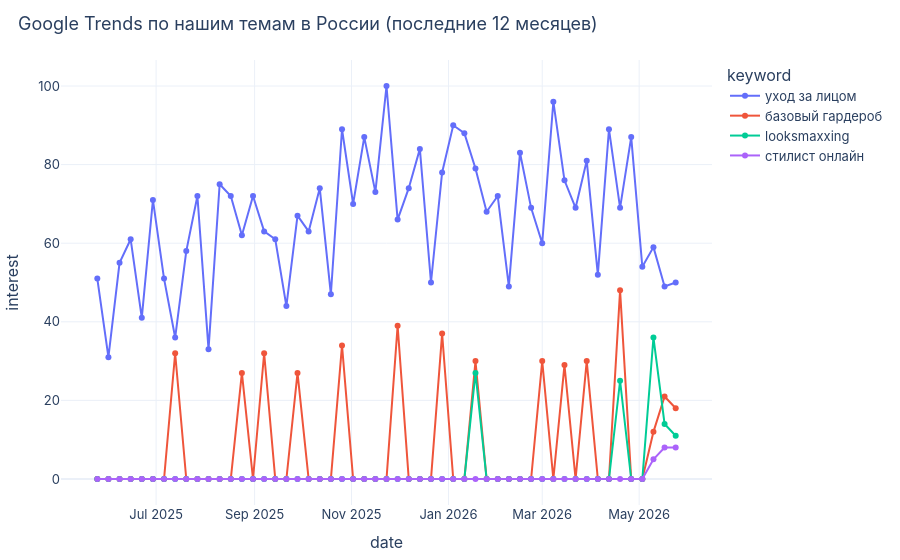
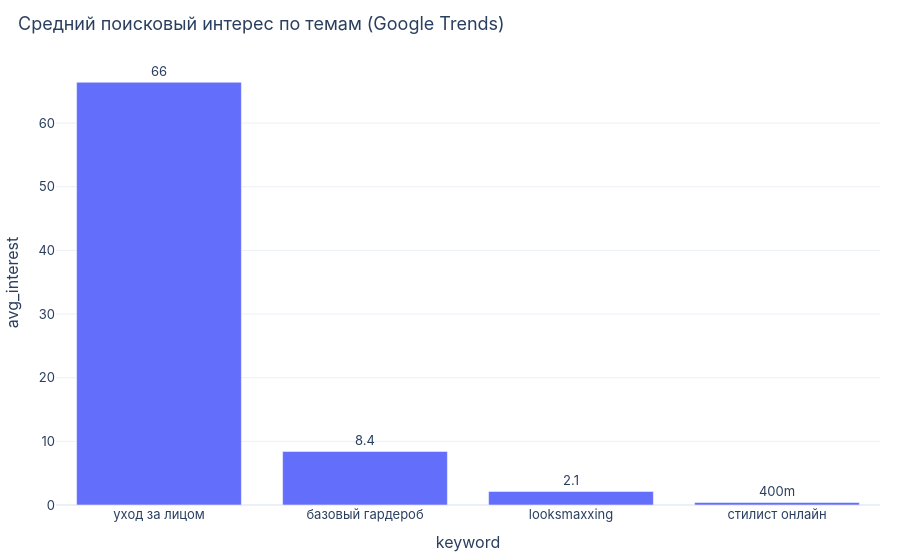

Notebook code for these charts, in order:
### Code cell
marketing_result = MarketingResearch().run()
if "trends_summary" in marketing_result.tables:
    display(marketing_result.tables["trends_summary"].round(1))
if "market_facts" in marketing_result.tables:
    display(marketing_result.tables["market_facts"])
if "kpi" in marketing_result.tables:
    display(marketing_result.tables["kpi"])

for figure in marketing_result.figures.values():
    figure.show()

print("Выводы по разделу:")
for item in marketing_result.findings:
    print(" -", item)

### Figure 1 — Plotly figure (JSON) as saved in the notebook; plotly's stock layout.template omitted (floating-point values rounded to 4 significant figures)
{"data": [{"hovertemplate": "keyword=уход за лицом<br>date=%{x}<br>interest=%{y}<extra></extra>", "legendgroup": "уход за лицом", "line": {"color": "#636efa", "dash": "solid"}, "marker": {"symbol": "circle"}, "mode": "lines+markers", "name": "уход за лицом", "orientation": "v", "showlegend": true, "type": "scatter", "x": ["2025-05-25T00:00:00", "2025-06-01T00:00:00", "2025-06-08T00:00:00", "2025-06-15T00:00:00", "2025-06-22T00:00:00", "2025-06-29T00:00:00", "2025-07-06T00:00:00", "2025-07-13T00:00:00", "2025-07-20T00:00:00", "2025-07-27T00:00:00", "2025-08-03T00:00:00", "2025-08-10T00:00:00", "2025-08-17T00:00:00", "2025-08-24T00:00:00", "2025-08-31T00:00:00", "2025-09-07T00:00:00", "2025-09-14T00:00:00", "2025-09-21T00:00:00", "2025-09-28T00:00:00", "2025-10-05T00:00:00", "2025-10-12T00:00:00", "2025-10-19T00:00:00", "2025-10-26T00:00:00", "2025-11-02T00:00:00", "2025-11-09T00:00:00", "2025-11-16T00:00:00", "2025-11-23T00:00:00", "2025-11-30T00:00:00", "2025-12-07T00:00:00", "2025-12-14T00:00:00", "2025-12-21T00:00:00", "2025-12-28T00:00:00", "2026-01-04T00:00:00", "2026-01-11T00:00:00", "2026-01-18T00:00:00", "2026-01-25T00:00:00", "2026-02-01T00:00:00", "2026-02-08T00:00:00", "2026-02-15T00:00:00", "2026-02-22T00:00:00", "2026-03-01T00:00:00", "2026-03-08T00:00:00", "2026-03-15T00:00:00", "2026-03-22T00:00:00", "2026-03-29T00:00:00", "2026-04-05T00:00:00", "2026-04-12T00:00:00", "2026-04-19T00:00:00", "2026-04-26T00:00:00", "2026-05-03T00:00:00", "2026-05-10T00:00:00", "2026-05-17T00:00:00", "2026-05-24T00:00:00"], "xaxis": "x", "y": [51, 31, 55, 61, 41, 71, 51, 36, 58, 72, 33, 75, 72, 62, 72, 63, 61, 44, 67, 63, 74, 47, 89, 70, 87, 73, 100, 66, 74, 84, 50, 78, 90, 88, 79, 68, 72, 49, 83, 69, 60, 96, 76, 69, 81, 52, 89, 69, 87, 54, 59, 49, 50], "yaxis": "y"}, {"hovertemplate": "keyword=базовый гардероб<br>date=%{x}<br>interest=%{y}<extra></extra>", "legendgroup": "базовый гардероб", "line": {"color": "#EF553B", "dash": "solid"}, "marker": {"symbol": "circle"}, "mode": "lines+markers", "name": "базовый гардероб", "orientation": "v", "showlegend": true, "type": "scatter", "x": ["2025-05-25T00:00:00", "2025-06-01T00:00:00", "2025-06-08T00:00:00", "2025-06-15T00:00:00", "2025-06-22T00:00:00", "2025-06-29T00:00:00", "2025-07-06T00:00:00", "2025-07-13T00:00:00", "2025-07-20T00:00:00", "2025-07-27T00:00:00", "2025-08-03T00:00:00", "2025-08-10T00:00:00", "2025-08-17T00:00:00", "2025-08-24T00:00:00", "2025-08-31T00:00:00", "2025-09-07T00:00:00", "2025-09-14T00:00:00", "2025-09-21T00:00:00", "2025-09-28T00:00:00", "2025-10-05T00:00:00", "2025-10-12T00:00:00", "2025-10-19T00:00:00", "2025-10-26T00:00:00", "2025-11-02T00:00:00", "2025-11-09T00:00:00", "2025-11-16T00:00:00", "2025-11-23T00:00:00", "2025-11-30T00:00:00", "2025-12-07T00:00:00", "2025-12-14T00:00:00", "2025-12-21T00:00:00", "2025-12-28T00:00:00", "2026-01-04T00:00:00", "2026-01-11T00:00:00", "2026-01-18T00:00:00", "2026-01-25T00:00:00", "2026-02-01T00:00:00", "2026-02-08T00:00:00", "2026-02-15T00:00:00", "2026-02-22T00:00:00", "2026-03-01T00:00:00", "2026-03-08T00:00:00", "2026-03-15T00:00:00", "2026-03-22T00:00:00", "2026-03-29T00:00:00", "2026-04-05T00:00:00", "2026-04-12T00:00:00", "2026-04-19T00:00:00", "2026-04-26T00:00:00", "2026-05-03T00:00:00", "2026-05-10T00:00:00", "2026-05-17T00:00:00", "2026-05-24T00:00:00"], "xaxis": "x", "y": [0, 0, 0, 0, 0, 0, 0, 32, 0, 0, 0, 0, 0, 27, 0, 32, 0, 0, 27, 0, 0, 0, 34, 0, 0, 0, 0, 39, 0, 0, 0, 37, 0, 0, 30, 0, 0, 0, 0, 0, 30, 0, 29, 0, 30, 0, 0, 48, 0, 0, 12, 21, 18], "yaxis": "y"}, {"hovertemplate": "keyword=looksmaxxing<br>date=%{x}<br>interest=%{y}<extra></extra>", "legendgroup": "looksmaxxing", "line": {"color": "#00cc96", "dash": "solid"}, "marker": {"symbol": "circle"}, "mode": "lines+markers", "name": "looksmaxxing", "orientation": "v", "showlegend": true, "type": "scatter", "x": ["2025-05-25T00:00:00", "2025-06-01T00:00:00", "2025-06-08T00:00:00", "2025-06-15T00:00:00", "2025-06-22T00:00:00", "2025-06-29T00:00:00", "2025-07-06T00:00:00", "2025-07-13T00:00:00", "2025-07-20T00:00:00", "2025-07-27T00:00:00", "2025-08-03T00:00:00", "2025-08-10T00:00:00", "2025-08-17T00:00:00", "2025-08-24T00:00:00", "2025-08-31T00:00:00", "2025-09-07T00:00:00", "2025-09-14T00:00:00", "2025-09-21T00:00:00", "2025-09-28T00:00:00", "2025-10-05T00:00:00", "2025-10-12T00:00:00", "2025-10-19T00:00:00", "2025-10-26T00:00:00", "2025-11-02T00:00:00", "2025-11-09T00:00:00", "2025-11-16T00:00:00", "2025-11-23T00:00:00", "2025-11-30T00:00:00", "2025-12-07T00:00:00", "2025-12-14T00:00:00", "2025-12-21T00:00:00", "2025-12-28T00:00:00", "2026-01-04T00:00:00", "2026-01-11T00:00:00", "2026-01-18T00:00:00", "2026-01-25T00:00:00", "2026-02-01T00:00:00", "2026-02-08T00:00:00", "2026-02-15T00:00:00", "2026-02-22T00:00:00", "2026-03-01T00:00:00", "2026-03-08T00:00:00", "2026-03-15T00:00:00", "2026-03-22T00:00:00", "2026-03-29T00:00:00", "2026-04-05T00:00:00", "2026-04-12T00:00:00", "2026-04-19T00:00:00", "2026-04-26T00:00:00", "2026-05-03T00:00:00", "2026-05-10T00:00:00", "2026-05-17T00:00:00", "2026-05-24T00:00:00"], "xaxis": "x", "y": [0, 0, 0, 0, 0, 0, 0, 0, 0, 0, 0, 0, 0, 0, 0, 0, 0, 0, 0, 0, 0, 0, 0, 0, 0, 0, 0, 0, 0, 0, 0, 0, 0, 0, 27, 0, 0, 0, 0, 0, 0, 0, 0, 0, 0, 0, 0, 25, 0, 0, 36, 14, 11], "yaxis": "y"}, {"hovertemplate": "keyword=стилист онлайн<br>date=%{x}<br>interest=%{y}<extra></extra>", "legendgroup": "стилист онлайн", "line": {"color": "#ab63fa", "dash": "solid"}, "marker": {"symbol": "circle"}, "mode": "lines+markers", "name": "стилист онлайн", "orientation": "v", "showlegend": true, "type": "scatter", "x": ["2025-05-25T00:00:00", "2025-06-01T00:00:00", "2025-06-08T00:00:00", "2025-06-15T00:00:00", "2025-06-22T00:00:00", "2025-06-29T00:00:00", "2025-07-06T00:00:00", "2025-07-13T00:00:00", "2025-07-20T00:00:00", "2025-07-27T00:00:00", "2025-08-03T00:00:00", "2025-08-10T00:00:00", "2025-08-17T00:00:00", "2025-08-24T00:00:00", "2025-08-31T00:00:00", "2025-09-07T00:00:00", "2025-09-14T00:00:00", "2025-09-21T00:00:00", "2025-09-28T00:00:00", "2025-10-05T00:00:00", "2025-10-12T00:00:00", "2025-10-19T00:00:00", "2025-10-26T00:00:00", "2025-11-02T00:00:00", "2025-11-09T00:00:00", "2025-11-16T00:00:00", "2025-11-23T00:00:00", "2025-11-30T00:00:00", "2025-12-07T00:00:00", "2025-12-14T00:00:00", "2025-12-21T00:00:00", "2025-12-28T00:00:00", "2026-01-04T00:00:00", "2026-01-11T00:00:00", "2026-01-18T00:00:00", "2026-01-25T00:00:00", "2026-02-01T00:00:00", "2026-02-08T00:00:00", "2026-02-15T00:00:00", "2026-02-22T00:00:00", "2026-03-01T00:00:00", "2026-03-08T00:00:00", "2026-03-15T00:00:00", "2026-03-22T00:00:00", "2026-03-29T00:00:00", "2026-04-05T00:00:00", "2026-04-12T00:00:00", "2026-04-19T00:00:00", "2026-04-26T00:00:00", "2026-05-03T00:00:00", "2026-05-10T00:00:00", "2026-05-17T00:00:00", "2026-05-24T00:00:00"], "xaxis": "x", "y": [0, 0, 0, 0, 0, 0, 0, 0, 0, 0, 0, 0, 0, 0, 0, 0, 0, 0, 0, 0, 0, 0, 0, 0, 0, 0, 0, 0, 0, 0, 0, 0, 0, 0, 0, 0, 0, 0, 0, 0, 0, 0, 0, 0, 0, 0, 0, 0, 0, 0, 5, 8, 8], "yaxis": "y"}], "layout": {"colorway": ["#5B6CFF", "#FF7E7E", "#33C7A4", "#FFB547", "#9B6BFF", "#3B98FF"], "font": {"family": "Inter, Arial, sans-serif", "size": 13}, "legend": {"title": {"text": "keyword"}, "tracegroupgap": 0}, "margin": {"b": 40, "l": 40, "r": 20, "t": 60}, "title": {"font": {"size": 18}, "text": "Google Trends по нашим темам в России (последние 12 месяцев)", "x": 0.02, "xanchor": "left"}, "xaxis": {"anchor": "y", "domain": [0.0, 1.0], "title": {"text": "date"}}, "yaxis": {"anchor": "x", "domain": [0.0, 1.0], "title": {"text": "interest"}}}}

### Figure 2 — Plotly figure (JSON) as saved in the notebook; plotly's stock layout.template omitted (floating-point values rounded to 4 significant figures)
{"data": [{"cliponaxis": false, "hovertemplate": "keyword=%{x}<br>avg_interest=%{y}<extra></extra>", "legendgroup": "", "marker": {"color": "#636efa", "pattern": {"shape": ""}}, "name": "", "orientation": "v", "showlegend": false, "textposition": "outside", "texttemplate": "%{y:.2s}", "type": "bar", "x": ["уход за лицом", "базовый гардероб", "looksmaxxing", "стилист онлайн"], "xaxis": "x", "y": [66.42, 8.415, 2.132, 0.3962], "yaxis": "y"}], "layout": {"barmode": "relative", "colorway": ["#5B6CFF", "#FF7E7E", "#33C7A4", "#FFB547", "#9B6BFF", "#3B98FF"], "font": {"family": "Inter, Arial, sans-serif", "size": 13}, "legend": {"tracegroupgap": 0}, "margin": {"b": 40, "l": 40, "r": 20, "t": 60}, "title": {"font": {"size": 18}, "text": "Средний поисковый интерес по темам (Google Trends)", "x": 0.02, "xanchor": "left"}, "xaxis": {"anchor": "y", "domain": [0.0, 1.0], "title": {"text": "keyword"}}, "yaxis": {"anchor": "x", "domain": [0.0, 1.0], "title": {"text": "avg_interest"}}}}
